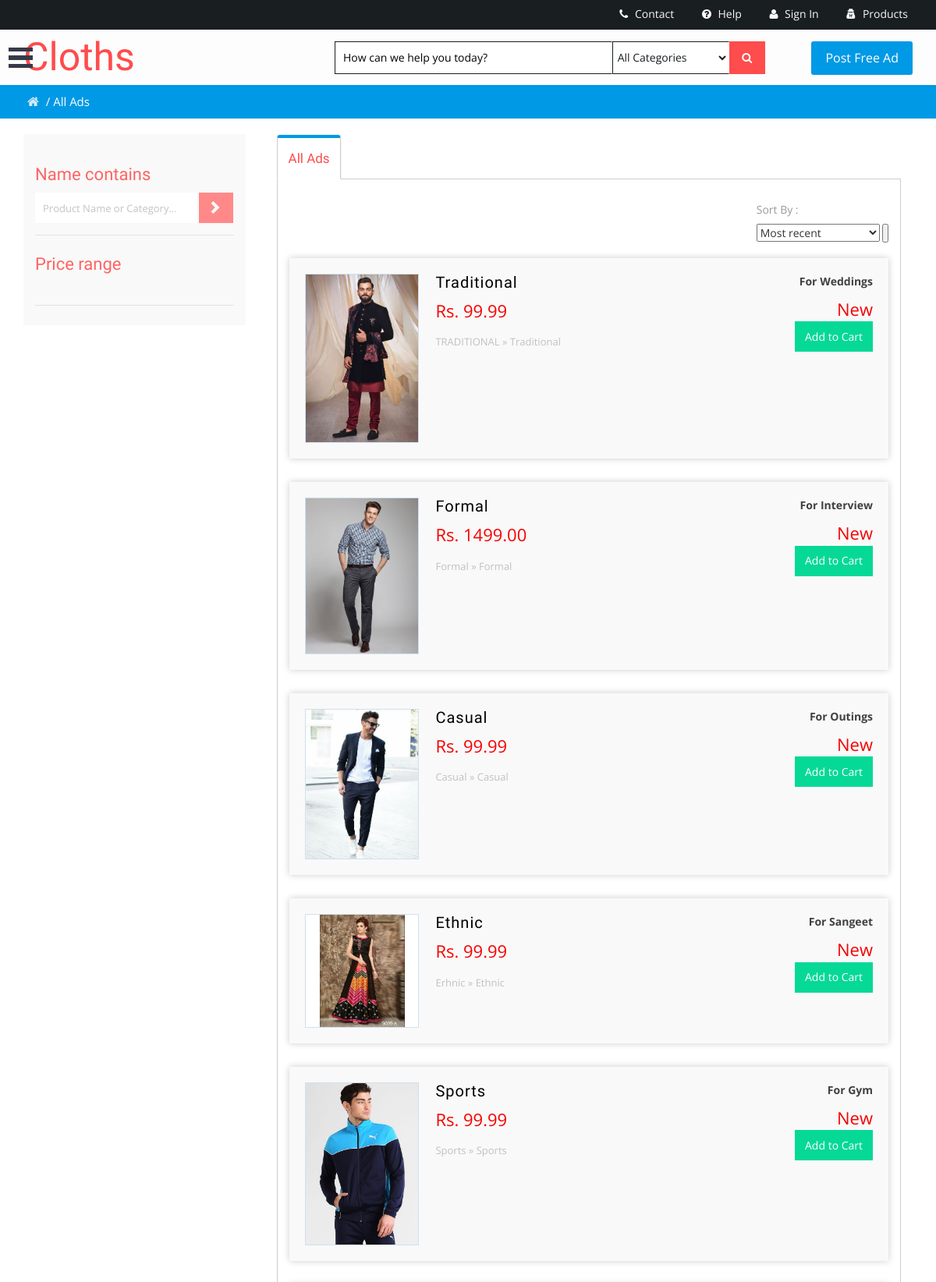
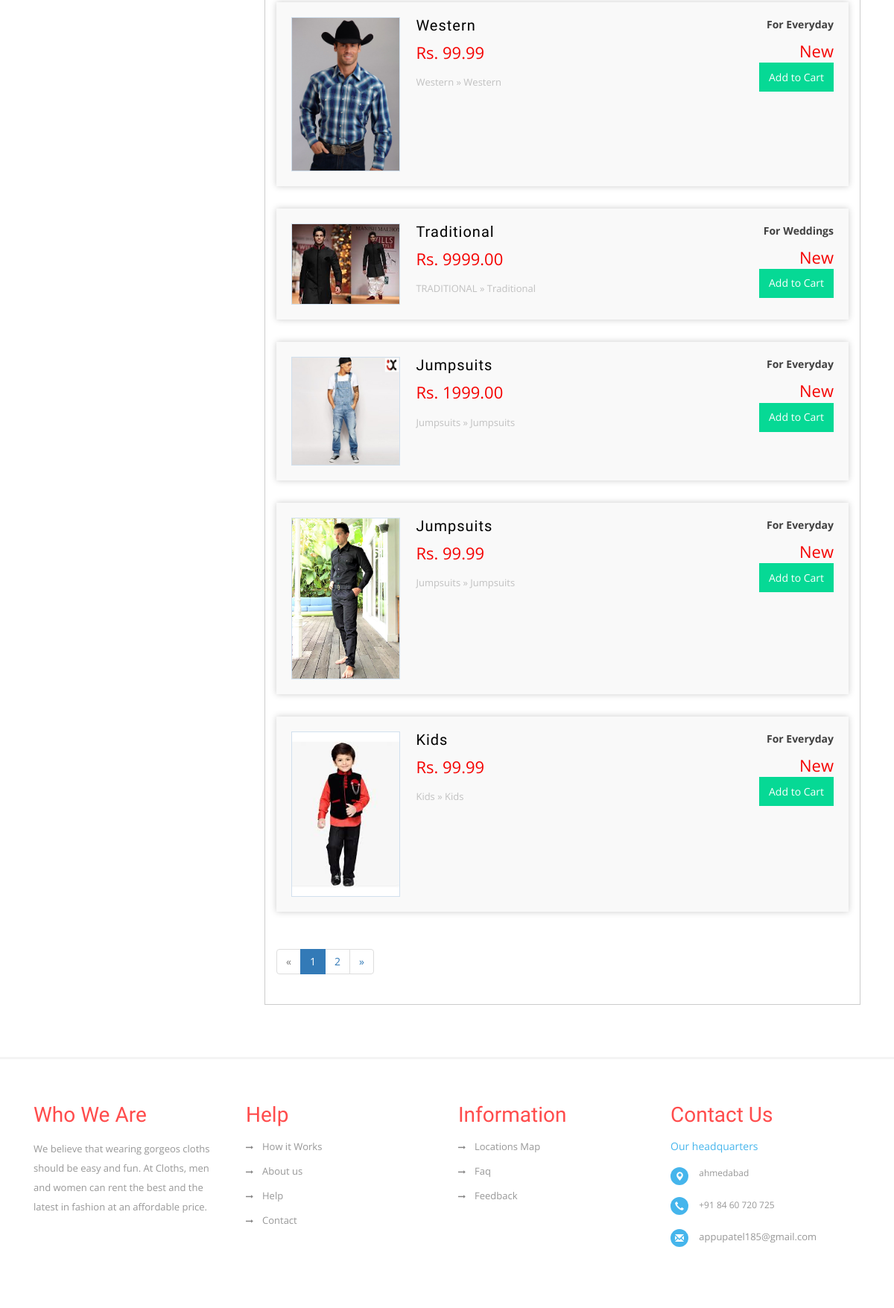
Screenshot of /Cloths/products/ (upper part) with the database file from the repository (2 pictures, top to bottom).
### Products/models.py (models this page shows, shortened)
class Product(models.Model):
    GENDER_CHOICES = (
        ('M', 'Male',),
        ('F', 'Female',),
    )
    CONDITION_CHOICES = (
        ('used', 'Used'),
        ('new', 'New')
    )
    CATEGORY_CHOICES = (
        ('traditional','TRADITIONAL'),
        ('formal', 'Formal'),
        ('casual', 'Casual'),
        ('ethnic', 'Erhnic'),
        ('sports', 'Sports'),
        ('western', 'Western'),
        ('t-shirts', 'T-shirts'),
        ('denim', 'Denim'),
        ('kids', 'Kids'),
        ('winter-wears', 'Winter-wears'),
        ('jumpsuits', 'Jumpsuits'),
    )
    OCCASION_CHOICES = (
        ('weddings', 'Weddings'),
        ('sangeet', 'Sangeet'),
        ('party', 'Party'),
        ('everyday', 'Everyday'),
        ('interview', 'Interview'),
        ('gym', 'Gym'),
        ('outings', 'Outings'),
    )
    user = models.ForeignKey(Profile, on_delete=models.CASCADE, blank=True, null=True)
    title = models.CharField(max_length=100, db_index=True)
    description = models.TextField(blank=True)
    price = models.DecimalField(max_digits=10, decimal_places=2, default='99.99')
    gender = models.CharField(max_length=1, choices=GENDER_CHOICES)
    condition = models.CharField(max_length=4, choices=CONDITION_CHOICES)
    category = models.CharField(max_length=17, choices=CATEGORY_CHOICES)
    occasion = models.CharField(max_length=9, choices=OCCASION_CHOICES)
    featured = models.BooleanField(default=False)
    timestamp = models.DateTimeField(auto_now=True)
    sold = models.BooleanField(default=False)
    image1 = models.ImageField(upload_to=upload_image_path)
    image2 = models.ImageField(upload_to=upload_image_path, null=True, blank=True)
    image3 = models.ImageField(upload_to=upload_image_path, null=True, blank=True)
    image4 = models.ImageField(upload_to=upload_image_path, null=True, blank=True)
    smart1 = ImageSpecField(source='image1', processors=[ResizeToFill(250, 250)], format='JPEG', options={'quality': 99})
    smart2 = ImageSpecField(source='image2', processors=[SmartResize(250, 250)], format = 'JPEG', options={'quality': 99})
    smart3 = ImageSpecField(source='image3', processors=[SmartResize(250, 250)], format = 'JPEG', options={'quality': 99})
    smart4 = ImageSpecField(source='image4', processors=[SmartResize(250, 250)], format = 'JPEG', options={'quality': 99})
    class Meta:
        db_table = 'Product'
    def get_absolute_url(self):
        return reverse('detail', kwargs={'pk': self.pk})

### Products/views.py (the view)
class ProductListView(ListView):
    queryset = Product.objects.all().order_by("-timestamp")
    paginate_by = 10
    template_name = 'list.html'

### templates/list.html (shortened to what this page needs)
{% load static %}
{% load imagekit %}
{% include 'common/header.html' %}
	<div class="w3layouts-breadcrumbs text-center">
		<div class="container">
			<span class="agile-breadcrumbs"><a href="{% url 'home' %}">
                <i class="fa fa-home home_1"></i></a> / <span>All Ads</span>
            </span>
		</div>
	</div>
	<div class="total-ads main-grid-border">
		<div class="container">
			<div class="ads-grid">
				<div class="side-bar col-md-3">
					<div class="search-hotel">
					<h3 class="agileits-sear-head">Name contains</h3>
					<form method="get" action="">
						<input type="text" name="product" value="Product Name or Category..." onfocus="this.value = '';" onblur="if (this.value == '') {this.value = 'Product name...';}" required="">
						<input type="submit" value=" ">
					</form>
				</div>
				<div class="range">
					<h3 class="agileits-sear-head">Price range</h3>
							<ul class="dropdown-menu6">
								<li>
                                    <input type="text" id="amount" style="border: 0; color: #ffffff; font-weight: normal;" />
                                </li>
							</ul>
				</div>
                </div>
				<div class="agileinfo-ads-display col-md-9">
					<div class="wrapper">
					<div class="bs-example bs-example-tabs" role="tabpanel" data-example-id="togglable-tabs">
					  <ul id="myTab" class="nav nav-tabs nav-tabs-responsive" role="tablist">
						<li role="presentation" class="active">
						  <a href="#home" id="home-tab" role="tab" data-toggle="tab" aria-controls="home" aria-expanded="true">
							<span class="text">All Ads</span>
						  </a>
						</li>
					  </ul>
					  <div id="myTabContent" class="tab-content">
						<div role="tabpanel" class="tab-pane fade in active" id="home" aria-labelledby="home-tab">
						   <div>
                               <div id="container">
								<div class="sort">
								   <div class="sort-by">
										<label>Sort By : </label>
                                        <form method="post" action="{% url 'products' %}">
                                            <select name="sort">
                                                <option value="recent" selected="selected">Most recent</option>
										    </select>
                                            <input type="submit" value=" ">
                                        </form>
									   </div><br/>
									 </div>
								<div class="clearfix"></div>
							<ul class="list">
                            {% if object_list %}
                                {% for product in object_list %}
                                    <a href='{{ product.get_absolute_url }}'>
                                        <li>
                                        <img src='{{ product.smart1.url }}' title="" alt="" />
                                        <section class="list-left">
                                        <h5 class="title">{{ product.title }}</h5>
                                        <span class="adprice">Rs. {{ product.price }}</span>
                                        <p class="catpath">{{ product.get_category_display }} » {{ product.title }}</p>
                                        </section>
                                        <section class="list-right">
                                        <span class="cityname"><strong>For {{ product.get_occasion_display }}</strong></span>
                                        <span class="adprice">{{ product.get_condition_display }}</span>
											{% if product.user == request.user.profile %}
												<a href="{%url "edit" product.id %}"><input type="submit" value="Edit"></a>
												<a href="{%url "delete" product.id %}"><input type="submit" value="Delete"></a>
											{% elif product in current_order_products %}
												<a href="{%url 'cart:order_summery' %}" class="btn btn-warning">Go to Cart</a>
											{% else %}
												<a href="{% url 'cart:add_to_cart' product.id %}" class="btn btn-warning">Add to Cart</a>
											{% endif %}
                                        </section>
                                        <div class="clearfix"></div>
                                        </li>
                                    </a>
                                {% endfor %}
                            {% else %}
                                <h2>No entries found</h2>
                            {% endif %}
							</ul>
						</div>
							</div>
						</div>
                        {% if is_paginated %}
                            <ul class="pagination">
                                {% if page_obj.has_previous %}
                                    <li><a href="?page={{ page_obj.previous_page_number }}">&laquo;</a></li>
                                {% else %}
                                    <li class="disabled"><span>&laquo;</span></li>
                                {% endif %}
                                {% for i in paginator.page_range %}
                                    {% if page_obj.number == i %}
                                        <li class="active"><span>{{ i }} <span class="sr-only">(current)</span></span></li>
                                    {% else %}
                                        <li><a href="?page={{ i }}">{{ i }}</a></li>
                                    {% endif %}
                                {% endfor %}
                                {% if page_obj.has_next %}
                                    <li><a href="?page={{ page_obj.next_page_number }}">&raquo;</a></li>
                                {% else %}
                                  <li class="disabled"><span>&raquo;</span></li>
                                {% endif %}
                            </ul>
                        {% endif %}
					  </div>
					</div>
				</div>
				</div>
			</div>
		</div>
	</div>
{% include 'common/footer.html' %}

### templates/common/header.html (shortened to what this page needs)
{% load static %}
<!DOCTYPE html>
<html lang="en">
<head>
<link rel="stylesheet" href='{% static "css/bootstrap.min.css" %}'>
<link rel="stylesheet" href='{% static "css/bootstrap-select.css" %}'>
<link rel="stylesheet" href='{% static "css/style.css" %}' type="text/css" media="all" />
<link rel="stylesheet" href='{% static "css/flexslider.css" %}' type="text/css" media="screen" />
<link rel="stylesheet" href='{% static "css/font-awesome.min.css" %}' />
<link rel="stylesheet" href='{% static "css/menu_sideslide.css"%}' type="text/css" media="all">
<link rel="stylesheet" href='{% static "css/toastr.css"%}' type="text/css" media="all">
<link rel="stylesheet" href='{% static "css/toastr.min.css"%}' type="text/css" media="all">
<link href='{% static "css/jquery.uls.css" %}' rel="stylesheet"/>
<link href='{% static "css/jquery.uls.grid.css" %}' rel="stylesheet"/>
<link href='{% static "css/jquery.uls.lcd.css" %}' rel="stylesheet"/>
	<link rel="stylesheet" type="text/css" href='{% static "css/easy-responsive-tabs.css" %}' />
</head>
<body>
<body>
		<div class="agiletopbar">
			<div class="wthreenavigation">
			<button class="menu-button" id="open-button"> </button>
			</div>
		</div>
	<header>
		<div class="w3ls-header">
			<div class="w3ls-header-right">
				<ul>
                    <li class="dropdown head-dpdn">
						<a href='{% url "contact" %}' aria-expanded="false"><i class="fa fa-phone" aria-hidden="true"></i> Contact</a>
					</li>
					<li class="dropdown head-dpdn">
						<a href='{% url "help" %}'><i class="fa fa-question-circle" aria-hidden="true"></i> Help</a>
					</li>
                    {% if not request.user.is_authenticated %}
                    <li class="dropdown head-dpdn">
						<a href="{% url 'account_login' %}" aria-expanded="false"><i class="fa fa-user" aria-hidden="true"></i> Sign In</a>
					</li>
                    {% endif %}
					<li class="dropdown head-dpdn">
						<a href="{% url 'products' %}" aria-expanded="false"><i class="fa fa-user-secret" aria-hidden="true"></i> Products </a>
					</li>
                </ul>
			</div>
        <div class="clearfix"> </div>
		</div>
		<div class="container">
			<div class="agile-its-header">
				<div class="logo">
					<h1><a href="{% url 'home' %}">Cloths</a></h1>
				</div>
				<div class="agileits_search">
					<form action="#" method="post">
						<input name="Search" type="text" placeholder="How can we help you today?" required="" />
						<select id="agileinfo_search" name="agileinfo_search" required="">
							<option value="">All Categories</option>
						</select>
						<button type="submit" class="btn btn-default" aria-label="Left Align">
							<i class="fa fa-search" aria-hidden="true"> </i>
						</button>
					</form>
				<a class="post-w3layouts-ad" href="{% url 'new' %}">Post Free Ad</a>
				</div>
			</div>
		</div>
	</header>

### templates/common/footer.html (shortened to what this page needs)
{% load static %}
<footer>
    <div class="w3-agileits-footer-top">
        <div class="container">
            <div class="wthree-foo-grids">
                <div class="col-md-3 wthree-footer-grid">
                    <h4 class="footer-head">Who We Are</h4>
                    <p>
                        We believe that wearing gorgeos cloths should be easy and fun. At Cloths, men and women can rent the best and the latest in fashion at an affordable price.
                    </p>
                </div>
                <div class="col-md-3 wthree-footer-grid">
                    <h4 class="footer-head">Help</h4>
                    <ul>
                        <li><a href="{% url 'howitworks' %}"><i class="fa fa-long-arrow-right" aria-hidden="true"></i>How it Works</a></li>
                        <li><a href="{% url 'aboutus' %}"><i class="fa fa-long-arrow-right" aria-hidden="true"></i>About us</a> </li>
                        <li><a href="{% url 'help' %}"><i class="fa fa-long-arrow-right" aria-hidden="true"></i>Help</a></li>
                        <li><a href="{% url 'contact' %}"><i class="fa fa-long-arrow-right" aria-hidden="true"></i>Contact</a></li>
                    </ul>
                </div>
                <div class="col-md-3 wthree-footer-grid">
                    <h4 class="footer-head">Information</h4>
                    <ul>
                        <li><a href="{% url 'location' %}"><i class="fa fa-long-arrow-right" aria-hidden="true"></i>Locations Map</a></li>
                        <li><a href="{% url 'faq' %}"><i class="fa fa-long-arrow-right" aria-hidden="true"></i>Faq</a></li>
                        <li><a href="{% url 'feedback' %}"><i class="fa fa-long-arrow-right" aria-hidden="true"></i>Feedback</a></li>
                    </ul>
                </div>
                <div class="col-md-3 wthree-footer-grid">
                    <h4 class="footer-head">Contact Us</h4>
                    <span class="hq">Our headquarters</span>
                    <address>
                        <ul class="location">
                            <li><span class="glyphicon glyphicon-map-marker"></span></li>
                            <li>AHMEDABAD</li>
                        </ul>
                        <ul class="location">
                            <li><span class="glyphicon glyphicon-earphone"></span></li>
                            <li>+91 84 60 720 725</li>
                        </ul>
                        <ul class="location">
                            <li><span class="glyphicon glyphicon-envelope"></span></li>
                            <li><a href="mailto:info@example.com">appupatel185@gmail.com</a></li>
                        </ul>
                    </address>
                </div>
                <div class="clearfix"></div>
            </div>
        </div>
    </div>
</footer>
<link href='{% static "css/jquery.uls.css" %}' rel="stylesheet"/>
<link href='{% static "css/jquery.uls.grid.css" %}' rel="stylesheet"/>
<link href='{% static "css/jquery.uls.lcd.css" %}' rel="stylesheet"/>
</body>
</html>

### static/static/css/menu_sideslide.css (style rules this page uses)
.menu-button { position: absolute; z-index: 1000; margin: 13px; padding: 0; width: 2.5em; height: 2.25em; border: none; text-indent: 2.5em; font-size: 1.5em; color: transparent; background: transparent; outline:none; top: 37px; }
.menu-button::before { position: absolute; top: 0.5em; right: 0.5em; bottom: 0.5em; left: 0.5em; background: linear-gradient(#373a47 20%, transparent 20%, transparent 40%, #373a47 40%, #373a47 60%, transparent 60%, transparent 80%, #373a47 80%); content: ''; }
@media (max-width: 1280px) { .menu-button { margin: 13px 0; } }

### static/static/css/easy-responsive-tabs.css (style rules this page uses)
ul.resp-tabs-list, p { margin: 0px; padding: 0px; }

### rows the page displays
Product: smart1 (picture), title "Traditional", price "99.99", category "TRADITIONAL", occasion "Weddings", condition "New", shows "Add to Cart"
Product: smart1 (picture), title "Formal", price "1499.00", category "Formal", occasion "Interview", condition "New", shows "Add to Cart"
Product: smart1 (picture), title "Casual", price "99.99", category "Casual", occasion "Outings", condition "New", shows "Add to Cart"
Product: smart1 (picture), title "Ethnic", price "99.99", category "Erhnic", occasion "Sangeet", condition "New", shows "Add to Cart"
Product: smart1 (picture), title "Sports", price "99.99", category "Sports", occasion "Gym", condition "New", shows "Add to Cart"
Product: smart1 (picture), title "Western", price "99.99", category "Western", occasion "Everyday", condition "New", shows "Add to Cart"
Product: smart1 (picture), title "Traditional", price "9999.00", category "TRADITIONAL", occasion "Weddings", condition "New", shows "Add to Cart"
Product: smart1 (picture), title "Jumpsuits", price "1999.00", category "Jumpsuits", occasion "Everyday", condition "New", shows "Add to Cart"
Product: smart1 (picture), title "Jumpsuits", price "99.99", category "Jumpsuits", occasion "Everyday", condition "New", shows "Add to Cart"
Product: smart1 (picture), title "Kids", price "99.99", category "Kids", occasion "Everyday", condition "New", shows "Add to Cart"

### other values shown
{{ i }} "1"
{{ i }} "2"
